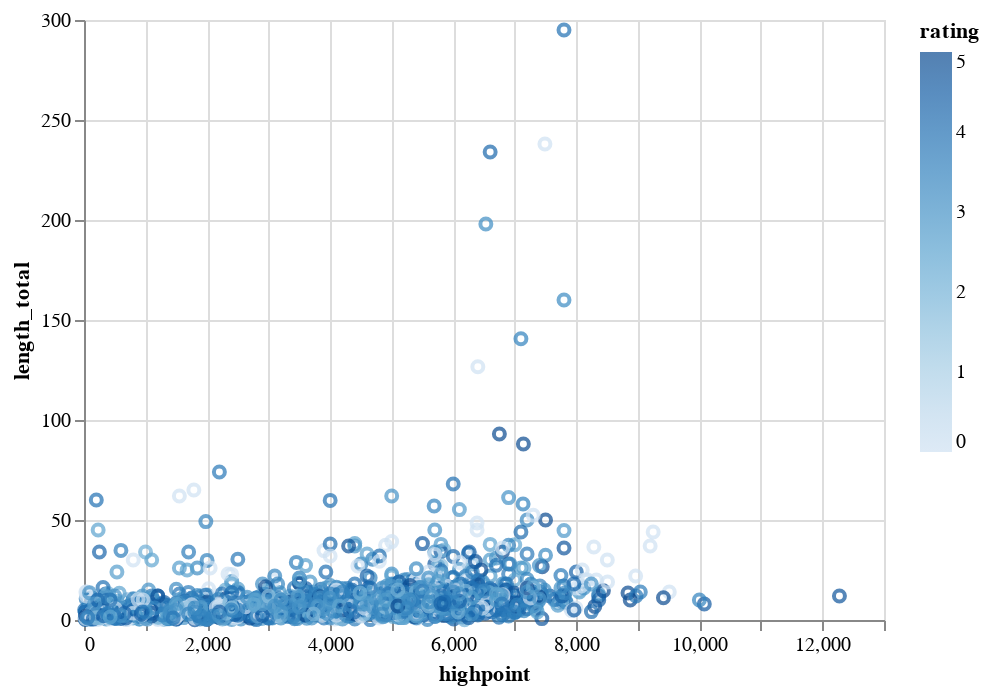

This figure's notebook cell:
### Markdown cell above
Plotting `length_total` highlights the longest trails. It will be better to plot `length`, then add some information about whether `trip` is single way or roundtrip.

### Code cell
location_general=hike.location_general.unique()
input_dropdown = alt.binding_select(options=location_general)
selection = alt.selection_single(fields=['location_general'], bind=input_dropdown, name="Hike")
color = alt.condition(selection,
                    alt.Color('location_general:N', legend=None),
                    alt.value('lightgray'))

 

alt.Chart(hike).mark_point().encode(
    y='length_total:Q',
    x='highpoint:Q',
    color='rating',
    tooltip='name:N'
).add_selection(
    selection
).transform_filter(
    selection
)

### Figure 1 — Vega-Lite specification as saved in the notebook (floating-point values rounded to 4 significant figures; data arrays with more than 128 entries replaced by an {"elided": "..."} marker saying what was removed)
{"config": {"view": {"continuousWidth": 400, "continuousHeight": 300}}, "data": {"name": "data-5f619df81d0900fe83ed8ca776c2b2e3"}, "mark": "point", "encoding": {"color": {"type": "quantitative", "field": "rating"}, "tooltip": {"type": "nominal", "field": "name"}, "x": {"type": "quantitative", "field": "highpoint"}, "y": {"type": "quantitative", "field": "length_total"}}, "selection": {"Hike": {"type": "single", "fields": ["location_general"], "bind": {"input": "select", "options": ["Puget Sound and Islands", "Snoqualmie Region", "Mount Rainier Area", "North Cascades", "Issaquah Alps", "Central Washington", "South Cascades", "Central Cascades", "Southwest Washington", "Olympic Peninsula", "Eastern Washington"]}}}, "transform": [{"filter": {"selection": "Hike"}}], "$schema": "https://vega.github.io/schema/vega-lite/v4.8.1.json", "datasets": {"data-5f619df81d0900fe83ed8ca776c2b2e3": {"elided": "1958 records"}}}
